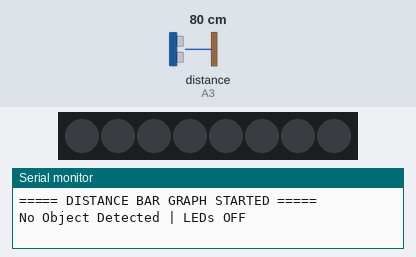
The sketch below on a simulated Arduino Uno, built with avr-gcc and run on an emulated ATmega328P. On the bench: 8 RGB LEDs in strip order, left to right, the last lines printed to the serial monitor. Wiring (inferred from the names in the program): ultrasonic range finder: trigger pin 5; echo A3. Inputs (shaded band) come from the test bench; at power-on: distance to the obstacle (sensor on A3) 80 cm. The echo pulse lasts 58.3 µs per cm.

Above: at 1.2 s.
1.3 s: distance to the obstacle (sensor on A3) set to 2 cm
At 2.5 s:
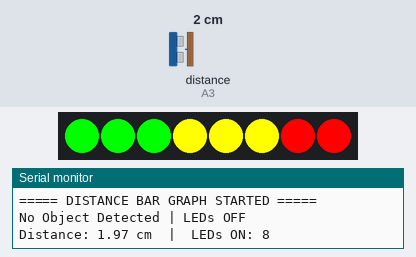
2.8 s: distance to the obstacle (sensor on A3) set to 18 cm
At 3.3 s:
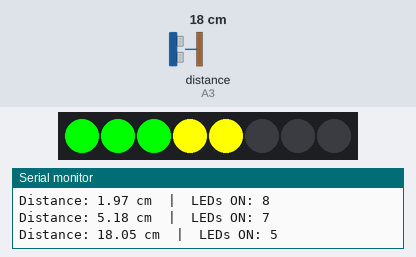
4.4 s: distance to the obstacle (sensor on A3) set to 35 cm
At 4.9 s:
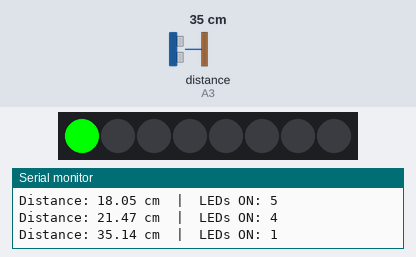
6.0 s: distance to the obstacle (sensor on A3) set to 4 cm
At 6.4 s:
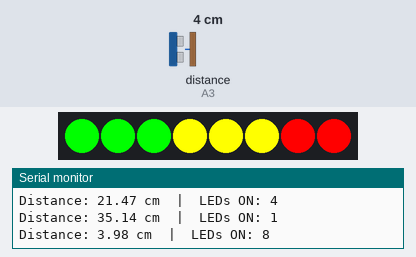
7.5 s: distance to the obstacle (sensor on A3) set to 9 cm
At 8.4 s:
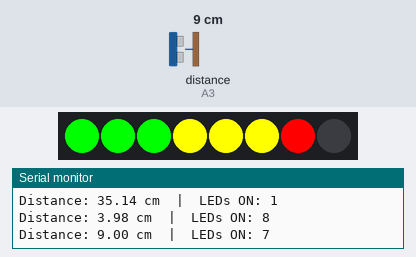
Timing chart, 0 to 10.1 s (numbered marks = the images above; inputs shaded):
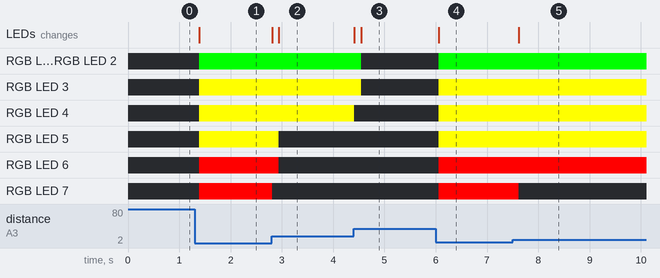

The sketch:

Practical_38.ino
```cpp
#include <Adafruit_NeoPixel.h>

#define TRIG 5
#define ECHO A3

#define LED_PIN 11
#define LED_COUNT 8

Adafruit_NeoPixel strip(LED_COUNT, LED_PIN, NEO_GRB + NEO_KHZ800);

const float DETECT_RANGE = 40.0;

int lastLeds = -1;

// -------- Read Average Distance --------
float getDistance() {

  long total = 0;

  for (int i = 0; i < 5; i++) {

    digitalWrite(TRIG, LOW);
    delayMicroseconds(2);

    digitalWrite(TRIG, HIGH);
    delayMicroseconds(10);

    digitalWrite(TRIG, LOW);

    total += pulseIn(ECHO, HIGH, 30000);

    delay(5);
  }

  return (total / 5.0) / 58.0;
}

void setup() {

  pinMode(TRIG, OUTPUT);
  pinMode(ECHO, INPUT);

  strip.begin();
  strip.clear();
  strip.show();

  Serial.begin(9600);
  Serial.println("===== DISTANCE BAR GRAPH STARTED =====");
}

void loop() {

  float distance = getDistance();

  // ---------- No Object Detected ----------
  if (distance <= 0 || distance > DETECT_RANGE) {

    strip.clear();
    strip.show();

    if (lastLeds != 0) {
      Serial.println("No Object Detected | LEDs OFF");
      lastLeds = 0;
    }

    delay(100);
    return;
  }

  // ---------- Object Detected ----------
  int leds = 0;

  if (distance <= 5)
    leds = 8;
  else if (distance <= 10)
    leds = 7;
  else if (distance <= 15)
    leds = 6;
  else if (distance <= 20)
    leds = 5;
  else if (distance <= 25)
    leds = 4;
  else if (distance <= 30)
    leds = 3;
  else if (distance <= 35)
    leds = 2;
  else
    leds = 1;

  strip.clear();

  for (int i = 0; i < leds; i++) {

    if (i < 3)
      strip.setPixelColor(i, strip.Color(0, 255, 0));      // Green

    else if (i < 6)
      strip.setPixelColor(i, strip.Color(255, 255, 0));    // Yellow

    else
      strip.setPixelColor(i, strip.Color(255, 0, 0));      // Red
  }

  strip.show();

  // Sirf tab print karo jab LED count change ho
  if (leds != lastLeds) {
    Serial.print("Distance: ");
    Serial.print(distance);
    Serial.print(" cm  |  LEDs ON: ");
    Serial.println(leds);

    lastLeds = leds;
  }

  delay(100);
}
```

Measured:
- after the input at 1.3 s, RGB LED 1, RGB LED 2: off → RGB(0, 255, 0) after 0.09 s; RGB LED 3–5: off → RGB(255, 255, 0) after 0.09 s; RGB LED 6, RGB LED 7: off → RGB(255, 0, 0) after 0.09 s; the LEDs: change after 0.09 s (image 1)
- after the input at 2.8 s, RGB LED 5: RGB(255, 255, 0) → off after 0.14 s; RGB LED 6: RGB(255, 0, 0) → off after 0.14 s; RGB LED 7: RGB(255, 0, 0) → off at once; the LEDs: first change at once (image 2 shows a later state)
- after the input at 4.4 s, RGB LED 1, RGB LED 2: RGB(0, 255, 0) → off after 0.15 s; RGB LED 3: RGB(255, 255, 0) → off after 0.15 s; RGB LED 4: RGB(255, 255, 0) → off at once; the LEDs: first change at once (image 3 shows a later state)
- after the input at 6.0 s, RGB LED 1, RGB LED 2: off → RGB(0, 255, 0) after 0.06 s; RGB LED 3–5: off → RGB(255, 255, 0) after 0.06 s; RGB LED 6, RGB LED 7: off → RGB(255, 0, 0) after 0.06 s; the LEDs: change after 0.06 s (image 4)
- after the input at 7.5 s, RGB LED 7: RGB(255, 0, 0) → off after 0.12 s; the LEDs: change after 0.12 s (image 5)
